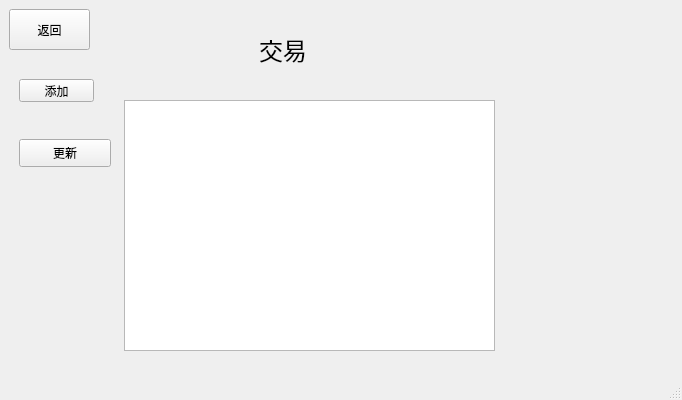
<?xml version="1.0" encoding="UTF-8"?>
<ui version="4.0">
 <class>Login</class>
 <widget class="QMainWindow" name="Login">
  <property name="geometry">
   <rect>
    <x>0</x>
    <y>0</y>
    <width>682</width>
    <height>400</height>
   </rect>
  </property>
  <property name="windowTitle">
   <string>Login</string>
  </property>
  <property name="windowIcon">
   <iconset>
    <normaloff>image/0b0375a9ad8950b6595e12866c4cfe23f7f7e926.png</normaloff>image/0b0375a9ad8950b6595e12866c4cfe23f7f7e926.png</iconset>
  </property>
  <widget class="QWidget" name="centralwidget">
   <layout class="QVBoxLayout" name="verticalLayout">
    <item>
     <widget class="QStackedWidget" name="stackedWidget">
      <property name="currentIndex">
       <number>5</number>
      </property>
      <widget class="QWidget" name="loginpage">
       <widget class="QLabel" name="loginlabel">
        <property name="geometry">
         <rect>
          <x>230</x>
          <y>20</y>
          <width>141</width>
          <height>31</height>
         </rect>
        </property>
        <property name="font">
         <font>
          <family>宋体</family>
          <pointsize>20</pointsize>
          <italic>false</italic>
         </font>
        </property>
        <property name="text">
         <string>&lt;html&gt;&lt;head/&gt;&lt;body&gt;&lt;p align=&quot;center&quot;&gt;&lt;span style=&quot; font-weight:700;&quot;&gt;登录&lt;/span&gt;&lt;/p&gt;&lt;/body&gt;&lt;/html&gt;</string>
        </property>
        <property name="alignment">
         <set>Qt::AlignCenter</set>
        </property>
       </widget>
       <widget class="QLabel" name="loginleft">
        <property name="geometry">
         <rect>
          <x>0</x>
          <y>220</y>
          <width>121</width>
          <height>111</height>
         </rect>
        </property>
        <property name="text">
         <string/>
        </property>
        <property name="scaledContents">
         <bool>true</bool>
        </property>
       </widget>
       <widget class="QLabel" name="loginright">
        <property name="geometry">
         <rect>
          <x>540</x>
          <y>220</y>
          <width>121</width>
          <height>111</height>
         </rect>
        </property>
        <property name="text">
         <string/>
        </property>
        <property name="scaledContents">
         <bool>true</bool>
        </property>
       </widget>
       <widget class="QWidget" name="layoutWidget">
        <property name="geometry">
         <rect>
          <x>150</x>
          <y>80</y>
          <width>321</width>
          <height>101</height>
         </rect>
        </property>
        <layout class="QHBoxLayout" name="horizontalLayout">
         <item>
          <layout class="QVBoxLayout" name="verticalLayout_4">
           <item>
            <widget class="QLabel" name="login_user">
             <property name="font">
              <font>
               <family>楷体</family>
              </font>
             </property>
             <property name="text">
              <string>&lt;html&gt;&lt;head/&gt;&lt;body&gt;&lt;p align=&quot;center&quot;&gt;&lt;span style=&quot; font-size:14pt; font-weight:700;&quot;&gt;用户名&lt;/span&gt;&lt;/p&gt;&lt;/body&gt;&lt;/html&gt;</string>
             </property>
             <property name="textFormat">
              <enum>Qt::AutoText</enum>
             </property>
             <property name="alignment">
              <set>Qt::AlignCenter</set>
             </property>
             <property name="wordWrap">
              <bool>false</bool>
             </property>
            </widget>
           </item>
           <item>
            <widget class="QLabel" name="login_password">
             <property name="font">
              <font>
               <family>楷体</family>
               <pointsize>14</pointsize>
              </font>
             </property>
             <property name="text">
              <string>&lt;html&gt;&lt;head/&gt;&lt;body&gt;&lt;p align=&quot;center&quot;&gt;&lt;span style=&quot; font-weight:700;&quot;&gt;密码&lt;/span&gt;&lt;/p&gt;&lt;/body&gt;&lt;/html&gt;</string>
             </property>
             <property name="alignment">
              <set>Qt::AlignCenter</set>
             </property>
            </widget>
           </item>
          </layout>
         </item>
         <item>
          <layout class="QVBoxLayout" name="verticalLayout_3">
           <item>
            <widget class="QLineEdit" name="userlineEdit">
             <property name="frame">
              <bool>true</bool>
             </property>
             <property name="placeholderText">
              <string>用户名</string>
             </property>
            </widget>
           </item>
           <item>
            <widget class="QLineEdit" name="passwordlineEdit">
             <property name="placeholderText">
              <string>密码</string>
             </property>
            </widget>
           </item>
          </layout>
         </item>
        </layout>
       </widget>
       <widget class="QWidget" name="layoutWidget">
        <property name="geometry">
         <rect>
          <x>160</x>
          <y>220</y>
          <width>311</width>
          <height>71</height>
         </rect>
        </property>
        <layout class="QHBoxLayout" name="horizontalLayout_2">
         <item>
          <widget class="QPushButton" name="loginpushButton">
           <property name="font">
            <font>
             <pointsize>11</pointsize>
            </font>
           </property>
           <property name="text">
            <string>登录</string>
           </property>
           <property name="icon">
            <iconset>
             <normaloff>../../heavens/Pictures/Screenshots/屏幕截图 2024-07-07 145647.png</normaloff>../../heavens/Pictures/Screenshots/屏幕截图 2024-07-07 145647.png</iconset>
           </property>
           <property name="iconSize">
            <size>
             <width>25</width>
             <height>25</height>
            </size>
           </property>
          </widget>
         </item>
         <item>
          <widget class="QPushButton" name="create">
           <property name="font">
            <font>
             <pointsize>11</pointsize>
            </font>
           </property>
           <property name="text">
            <string>注册</string>
           </property>
          </widget>
         </item>
        </layout>
       </widget>
      </widget>
      <widget class="QWidget" name="createpage">
       <widget class="QPushButton" name="confirm">
        <property name="geometry">
         <rect>
          <x>250</x>
          <y>290</y>
          <width>121</width>
          <height>31</height>
         </rect>
        </property>
        <property name="text">
         <string>确认</string>
        </property>
       </widget>
       <widget class="QPushButton" name="createesc">
        <property name="geometry">
         <rect>
          <x>10</x>
          <y>10</y>
          <width>101</width>
          <height>31</height>
         </rect>
        </property>
        <property name="text">
         <string>返回</string>
        </property>
       </widget>
       <widget class="QRadioButton" name="radioButton_2">
        <property name="geometry">
         <rect>
          <x>270</x>
          <y>260</y>
          <width>73</width>
          <height>18</height>
         </rect>
        </property>
        <property name="text">
         <string>显示密码</string>
        </property>
       </widget>
       <widget class="QWidget" name="layoutWidget">
        <property name="geometry">
         <rect>
          <x>170</x>
          <y>60</y>
          <width>291</width>
          <height>191</height>
         </rect>
        </property>
        <layout class="QHBoxLayout" name="horizontalLayout_3">
         <item>
          <layout class="QVBoxLayout" name="verticalLayout_6">
           <item>
            <widget class="QLabel" name="assign_user">
             <property name="text">
              <string>用户名</string>
             </property>
            </widget>
           </item>
           <item>
            <widget class="QLabel" name="assign_password">
             <property name="text">
              <string>密码</string>
             </property>
            </widget>
           </item>
           <item>
            <widget class="QLabel" name="confirm_password">
             <property name="text">
              <string>确认密码</string>
             </property>
            </widget>
           </item>
           <item>
            <widget class="QLabel" name="assign_email">
             <property name="text">
              <string>邮箱</string>
             </property>
            </widget>
           </item>
           <item>
            <widget class="QLabel" name="assign_phonenumber">
             <property name="text">
              <string>联系方式</string>
             </property>
            </widget>
           </item>
          </layout>
         </item>
         <item>
          <layout class="QVBoxLayout" name="verticalLayout_5">
           <item>
            <widget class="QLineEdit" name="user_edit"/>
           </item>
           <item>
            <widget class="QLineEdit" name="assign_password_edit"/>
           </item>
           <item>
            <widget class="QLineEdit" name="confirm_password_edit"/>
           </item>
           <item>
            <widget class="QLineEdit" name="assign_email_edit"/>
           </item>
           <item>
            <widget class="QLineEdit" name="assign_phonenumber_edit"/>
           </item>
          </layout>
         </item>
        </layout>
       </widget>
      </widget>
      <widget class="QWidget" name="messagepage">
       <widget class="QPushButton" name="messageesc">
        <property name="geometry">
         <rect>
          <x>10</x>
          <y>10</y>
          <width>101</width>
          <height>31</height>
         </rect>
        </property>
        <property name="text">
         <string>返回</string>
        </property>
       </widget>
       <widget class="QLabel" name="messagelabel">
        <property name="geometry">
         <rect>
          <x>140</x>
          <y>0</y>
          <width>121</width>
          <height>51</height>
         </rect>
        </property>
        <property name="font">
         <font>
          <pointsize>16</pointsize>
         </font>
        </property>
        <property name="text">
         <string>个人资料</string>
        </property>
       </widget>
       <widget class="QLabel" name="touxiang">
        <property name="geometry">
         <rect>
          <x>260</x>
          <y>10</y>
          <width>100</width>
          <height>100</height>
         </rect>
        </property>
        <property name="sizePolicy">
         <sizepolicy hsizetype="Preferred" vsizetype="Preferred">
          <horstretch>0</horstretch>
          <verstretch>0</verstretch>
         </sizepolicy>
        </property>
        <property name="minimumSize">
         <size>
          <width>100</width>
          <height>100</height>
         </size>
        </property>
        <property name="maximumSize">
         <size>
          <width>100</width>
          <height>100</height>
         </size>
        </property>
        <property name="sizeIncrement">
         <size>
          <width>0</width>
          <height>0</height>
         </size>
        </property>
        <property name="baseSize">
         <size>
          <width>0</width>
          <height>0</height>
         </size>
        </property>
        <property name="styleSheet">
         <string notr="true">QLabel {
					border-radius: 50px;

   					background-color: rgb(64, 65, 66); /* 设置背景颜色 */

}</string>
        </property>
        <property name="lineWidth">
         <number>0</number>
        </property>
        <property name="text">
         <string/>
        </property>
        <property name="scaledContents">
         <bool>true</bool>
        </property>
        <property name="alignment">
         <set>Qt::AlignLeading|Qt::AlignLeft|Qt::AlignTop</set>
        </property>
        <property name="margin">
         <number>0</number>
        </property>
        <property name="indent">
         <number>0</number>
        </property>
       </widget>
       <widget class="QLabel" name="name_1">
        <property name="geometry">
         <rect>
          <x>180</x>
          <y>120</y>
          <width>231</width>
          <height>31</height>
         </rect>
        </property>
        <property name="text">
         <string/>
        </property>
        <property name="alignment">
         <set>Qt::AlignCenter</set>
        </property>
       </widget>
       <widget class="QPushButton" name="editmessage">
        <property name="geometry">
         <rect>
          <x>530</x>
          <y>120</y>
          <width>80</width>
          <height>18</height>
         </rect>
        </property>
        <property name="text">
         <string>编辑个人资料</string>
        </property>
       </widget>
       <widget class="QWidget" name="layoutWidget">
        <property name="geometry">
         <rect>
          <x>190</x>
          <y>180</y>
          <width>341</width>
          <height>131</height>
         </rect>
        </property>
        <layout class="QVBoxLayout" name="verticalLayout_2">
         <item>
          <widget class="QLabel" name="phone">
           <property name="text">
            <string/>
           </property>
          </widget>
         </item>
         <item>
          <widget class="QLabel" name="email">
           <property name="text">
            <string/>
           </property>
          </widget>
         </item>
        </layout>
       </widget>
       <widget class="QWidget" name="layoutWidget">
        <property name="geometry">
         <rect>
          <x>110</x>
          <y>180</y>
          <width>74</width>
          <height>131</height>
         </rect>
        </property>
        <layout class="QVBoxLayout" name="verticalLayout_7">
         <item>
          <widget class="QLabel" name="label_2">
           <property name="font">
            <font>
             <pointsize>11</pointsize>
            </font>
           </property>
           <property name="text">
            <string>联系方式</string>
           </property>
          </widget>
         </item>
         <item>
          <widget class="QLabel" name="label_5">
           <property name="font">
            <font>
             <pointsize>11</pointsize>
            </font>
           </property>
           <property name="text">
            <string>邮箱</string>
           </property>
          </widget>
         </item>
        </layout>
       </widget>
      </widget>
      <widget class="QWidget" name="menupage">
       <widget class="QPushButton" name="messagepushButton">
        <property name="geometry">
         <rect>
          <x>230</x>
          <y>50</y>
          <width>121</width>
          <height>61</height>
         </rect>
        </property>
        <property name="text">
         <string>查看个人资料</string>
        </property>
       </widget>
       <widget class="QPushButton" name="goodspushButton">
        <property name="geometry">
         <rect>
          <x>230</x>
          <y>140</y>
          <width>121</width>
          <height>61</height>
         </rect>
        </property>
        <property name="text">
         <string>库存信息</string>
        </property>
       </widget>
       <widget class="QPushButton" name="tradepushButton">
        <property name="geometry">
         <rect>
          <x>230</x>
          <y>230</y>
          <width>121</width>
          <height>71</height>
         </rect>
        </property>
        <property name="text">
         <string>交易信息</string>
        </property>
       </widget>
       <widget class="QPushButton" name="menuesc">
        <property name="geometry">
         <rect>
          <x>10</x>
          <y>10</y>
          <width>91</width>
          <height>31</height>
         </rect>
        </property>
        <property name="text">
         <string>返回</string>
        </property>
       </widget>
       <widget class="QLabel" name="menulabel">
        <property name="geometry">
         <rect>
          <x>270</x>
          <y>10</y>
          <width>51</width>
          <height>21</height>
         </rect>
        </property>
        <property name="text">
         <string>菜单</string>
        </property>
       </widget>
      </widget>
      <widget class="QWidget" name="goodspage">
       <widget class="QPushButton" name="goodsesc">
        <property name="geometry">
         <rect>
          <x>10</x>
          <y>0</y>
          <width>91</width>
          <height>41</height>
         </rect>
        </property>
        <property name="text">
         <string>返回</string>
        </property>
       </widget>
       <widget class="QLabel" name="goodslabel">
        <property name="geometry">
         <rect>
          <x>240</x>
          <y>0</y>
          <width>71</width>
          <height>61</height>
         </rect>
        </property>
        <property name="font">
         <font>
          <pointsize>16</pointsize>
         </font>
        </property>
        <property name="text">
         <string>库存</string>
        </property>
       </widget>
       <widget class="QTableWidget" name="goodtable">
        <property name="geometry">
         <rect>
          <x>110</x>
          <y>70</y>
          <width>371</width>
          <height>271</height>
         </rect>
        </property>
       </widget>
       <widget class="QPushButton" name="pushButton">
        <property name="geometry">
         <rect>
          <x>10</x>
          <y>70</y>
          <width>93</width>
          <height>28</height>
         </rect>
        </property>
        <property name="text">
         <string>添加</string>
        </property>
       </widget>
       <widget class="QPushButton" name="export_2">
        <property name="geometry">
         <rect>
          <x>20</x>
          <y>120</y>
          <width>75</width>
          <height>23</height>
         </rect>
        </property>
        <property name="text">
         <string>导出至json</string>
        </property>
       </widget>
       <widget class="QPushButton" name="import_2">
        <property name="geometry">
         <rect>
          <x>10</x>
          <y>180</y>
          <width>93</width>
          <height>28</height>
         </rect>
        </property>
        <property name="text">
         <string>导入表格</string>
        </property>
       </widget>
       <widget class="QPushButton" name="pushButton_9">
        <property name="geometry">
         <rect>
          <x>20</x>
          <y>230</y>
          <width>75</width>
          <height>23</height>
         </rect>
        </property>
        <property name="text">
         <string>编辑</string>
        </property>
       </widget>
       <widget class="QPushButton" name="pushButton_11">
        <property name="geometry">
         <rect>
          <x>10</x>
          <y>280</y>
          <width>75</width>
          <height>23</height>
         </rect>
        </property>
        <property name="text">
         <string>查找</string>
        </property>
       </widget>
      </widget>
      <widget class="QWidget" name="tradepage">
       <widget class="QPushButton" name="tradeesc">
        <property name="geometry">
         <rect>
          <x>0</x>
          <y>0</y>
          <width>81</width>
          <height>41</height>
         </rect>
        </property>
        <property name="text">
         <string>返回</string>
        </property>
       </widget>
       <widget class="QLabel" name="tradelabel">
        <property name="geometry">
         <rect>
          <x>250</x>
          <y>10</y>
          <width>71</width>
          <height>61</height>
         </rect>
        </property>
        <property name="font">
         <font>
          <pointsize>18</pointsize>
         </font>
        </property>
        <property name="text">
         <string>交易</string>
        </property>
       </widget>
       <widget class="QTableWidget" name="tradetable">
        <property name="geometry">
         <rect>
          <x>115</x>
          <y>91</y>
          <width>371</width>
          <height>251</height>
         </rect>
        </property>
       </widget>
       <widget class="QPushButton" name="pushButton_6">
        <property name="geometry">
         <rect>
          <x>10</x>
          <y>70</y>
          <width>75</width>
          <height>23</height>
         </rect>
        </property>
        <property name="text">
         <string>添加</string>
        </property>
       </widget>
       <widget class="QPushButton" name="pushButton_14">
        <property name="geometry">
         <rect>
          <x>10</x>
          <y>130</y>
          <width>92</width>
          <height>28</height>
         </rect>
        </property>
        <property name="text">
         <string>更新</string>
        </property>
       </widget>
      </widget>
      <widget class="QWidget" name="page_2">
       <widget class="QPushButton" name="pushButton_4">
        <property name="geometry">
         <rect>
          <x>170</x>
          <y>260</y>
          <width>75</width>
          <height>23</height>
         </rect>
        </property>
        <property name="text">
         <string>确定</string>
        </property>
       </widget>
       <widget class="QPushButton" name="pushButton_5">
        <property name="geometry">
         <rect>
          <x>400</x>
          <y>260</y>
          <width>75</width>
          <height>23</height>
         </rect>
        </property>
        <property name="text">
         <string>取消</string>
        </property>
       </widget>
       <widget class="QLineEdit" name="name_2">
        <property name="geometry">
         <rect>
          <x>260</x>
          <y>30</y>
          <width>113</width>
          <height>21</height>
         </rect>
        </property>
        <property name="text">
         <string>名称</string>
        </property>
       </widget>
       <widget class="QLineEdit" name="amount_2">
        <property name="geometry">
         <rect>
          <x>260</x>
          <y>100</y>
          <width>113</width>
          <height>21</height>
         </rect>
        </property>
        <property name="text">
         <string>数量</string>
        </property>
       </widget>
       <widget class="QLineEdit" name="reason_2">
        <property name="geometry">
         <rect>
          <x>260</x>
          <y>180</y>
          <width>113</width>
          <height>21</height>
         </rect>
        </property>
        <property name="text">
         <string>原因</string>
        </property>
       </widget>
      </widget>
      <widget class="QWidget" name="page">
       <widget class="QPushButton" name="pushButton_2">
        <property name="geometry">
         <rect>
          <x>120</x>
          <y>270</y>
          <width>75</width>
          <height>23</height>
         </rect>
        </property>
        <property name="text">
         <string>确认</string>
        </property>
       </widget>
       <widget class="QPushButton" name="pushButton_3">
        <property name="geometry">
         <rect>
          <x>360</x>
          <y>270</y>
          <width>75</width>
          <height>23</height>
         </rect>
        </property>
        <property name="text">
         <string>取消</string>
        </property>
       </widget>
       <widget class="QLineEdit" name="name">
        <property name="geometry">
         <rect>
          <x>240</x>
          <y>50</y>
          <width>113</width>
          <height>21</height>
         </rect>
        </property>
        <property name="text">
         <string/>
        </property>
       </widget>
       <widget class="QLineEdit" name="price">
        <property name="geometry">
         <rect>
          <x>240</x>
          <y>100</y>
          <width>113</width>
          <height>21</height>
         </rect>
        </property>
        <property name="text">
         <string/>
        </property>
       </widget>
       <widget class="QLineEdit" name="type">
        <property name="geometry">
         <rect>
          <x>240</x>
          <y>150</y>
          <width>113</width>
          <height>21</height>
         </rect>
        </property>
        <property name="text">
         <string/>
        </property>
       </widget>
       <widget class="QLineEdit" name="amount">
        <property name="geometry">
         <rect>
          <x>240</x>
          <y>210</y>
          <width>113</width>
          <height>21</height>
         </rect>
        </property>
        <property name="text">
         <string/>
        </property>
       </widget>
       <widget class="QLabel" name="label_3">
        <property name="geometry">
         <rect>
          <x>260</x>
          <y>20</y>
          <width>53</width>
          <height>15</height>
         </rect>
        </property>
        <property name="text">
         <string>添加商品</string>
        </property>
       </widget>
       <widget class="QLabel" name="label_6">
        <property name="geometry">
         <rect>
          <x>140</x>
          <y>50</y>
          <width>69</width>
          <height>19</height>
         </rect>
        </property>
        <property name="text">
         <string>名称</string>
        </property>
       </widget>
       <widget class="QLabel" name="label_7">
        <property name="geometry">
         <rect>
          <x>140</x>
          <y>100</y>
          <width>69</width>
          <height>19</height>
         </rect>
        </property>
        <property name="text">
         <string>价格</string>
        </property>
       </widget>
       <widget class="QLabel" name="label_8">
        <property name="geometry">
         <rect>
          <x>130</x>
          <y>150</y>
          <width>69</width>
          <height>19</height>
         </rect>
        </property>
        <property name="text">
         <string>类型</string>
        </property>
       </widget>
       <widget class="QLabel" name="label_9">
        <property name="geometry">
         <rect>
          <x>130</x>
          <y>210</y>
          <width>69</width>
          <height>19</height>
         </rect>
        </property>
        <property name="text">
         <string>数量</string>
        </property>
       </widget>
      </widget>
      <widget class="QWidget" name="editpage">
       <widget class="QLabel" name="label">
        <property name="geometry">
         <rect>
          <x>290</x>
          <y>40</y>
          <width>53</width>
          <height>15</height>
         </rect>
        </property>
        <property name="text">
         <string>编辑</string>
        </property>
       </widget>
       <widget class="QLineEdit" name="editgood">
        <property name="geometry">
         <rect>
          <x>240</x>
          <y>80</y>
          <width>113</width>
          <height>21</height>
         </rect>
        </property>
        <property name="text">
         <string/>
        </property>
       </widget>
       <widget class="QLineEdit" name="editprice">
        <property name="geometry">
         <rect>
          <x>240</x>
          <y>150</y>
          <width>113</width>
          <height>21</height>
         </rect>
        </property>
        <property name="text">
         <string/>
        </property>
       </widget>
       <widget class="QLineEdit" name="editamount">
        <property name="geometry">
         <rect>
          <x>240</x>
          <y>230</y>
          <width>113</width>
          <height>21</height>
         </rect>
        </property>
        <property name="text">
         <string/>
        </property>
       </widget>
       <widget class="QPushButton" name="pushButton_7">
        <property name="geometry">
         <rect>
          <x>140</x>
          <y>290</y>
          <width>75</width>
          <height>23</height>
         </rect>
        </property>
        <property name="text">
         <string>修改</string>
        </property>
       </widget>
       <widget class="QPushButton" name="pushButton_8">
        <property name="geometry">
         <rect>
          <x>350</x>
          <y>290</y>
          <width>75</width>
          <height>23</height>
         </rect>
        </property>
        <property name="text">
         <string>返回</string>
        </property>
       </widget>
       <widget class="QPushButton" name="pushButton_10">
        <property name="geometry">
         <rect>
          <x>250</x>
          <y>290</y>
          <width>75</width>
          <height>23</height>
         </rect>
        </property>
        <property name="text">
         <string>删除</string>
        </property>
       </widget>
       <widget class="QLabel" name="label_10">
        <property name="geometry">
         <rect>
          <x>140</x>
          <y>70</y>
          <width>69</width>
          <height>19</height>
         </rect>
        </property>
        <property name="text">
         <string>名称</string>
        </property>
       </widget>
       <widget class="QLabel" name="label_11">
        <property name="geometry">
         <rect>
          <x>150</x>
          <y>150</y>
          <width>69</width>
          <height>19</height>
         </rect>
        </property>
        <property name="text">
         <string>价格</string>
        </property>
       </widget>
       <widget class="QLabel" name="label_12">
        <property name="geometry">
         <rect>
          <x>130</x>
          <y>230</y>
          <width>69</width>
          <height>19</height>
         </rect>
        </property>
        <property name="text">
         <string>数量</string>
        </property>
       </widget>
      </widget>
      <widget class="QWidget" name="findpage">
       <widget class="QLabel" name="label_4">
        <property name="geometry">
         <rect>
          <x>260</x>
          <y>20</y>
          <width>53</width>
          <height>15</height>
         </rect>
        </property>
        <property name="text">
         <string>查找</string>
        </property>
       </widget>
       <widget class="QPushButton" name="pushButton_12">
        <property name="geometry">
         <rect>
          <x>140</x>
          <y>240</y>
          <width>75</width>
          <height>23</height>
         </rect>
        </property>
        <property name="text">
         <string>查找</string>
        </property>
       </widget>
       <widget class="QPushButton" name="pushButton_13">
        <property name="geometry">
         <rect>
          <x>360</x>
          <y>240</y>
          <width>75</width>
          <height>23</height>
         </rect>
        </property>
        <property name="text">
         <string>返回</string>
        </property>
       </widget>
       <widget class="QLineEdit" name="findedit">
        <property name="geometry">
         <rect>
          <x>240</x>
          <y>140</y>
          <width>113</width>
          <height>21</height>
         </rect>
        </property>
        <property name="text">
         <string/>
        </property>
       </widget>
       <widget class="QLabel" name="label_13">
        <property name="geometry">
         <rect>
          <x>110</x>
          <y>140</y>
          <width>69</width>
          <height>19</height>
         </rect>
        </property>
        <property name="text">
         <string>名称</string>
        </property>
       </widget>
      </widget>
      <widget class="QWidget" name="page_3">
       <widget class="QLabel" name="label_14">
        <property name="geometry">
         <rect>
          <x>260</x>
          <y>20</y>
          <width>131</width>
          <height>19</height>
         </rect>
        </property>
        <property name="text">
         <string>添加交易列表</string>
        </property>
       </widget>
       <widget class="QLineEdit" name="lineEditName">
        <property name="geometry">
         <rect>
          <x>300</x>
          <y>150</y>
          <width>113</width>
          <height>25</height>
         </rect>
        </property>
       </widget>
       <widget class="QLineEdit" name="lineEditAmount">
        <property name="geometry">
         <rect>
          <x>420</x>
          <y>150</y>
          <width>113</width>
          <height>25</height>
         </rect>
        </property>
       </widget>
       <widget class="QLabel" name="label_15">
        <property name="geometry">
         <rect>
          <x>220</x>
          <y>150</y>
          <width>69</width>
          <height>19</height>
         </rect>
        </property>
        <property name="text">
         <string>添加商品</string>
        </property>
       </widget>
       <widget class="QPushButton" name="PBAddGood">
        <property name="geometry">
         <rect>
          <x>540</x>
          <y>150</y>
          <width>93</width>
          <height>28</height>
         </rect>
        </property>
        <property name="text">
         <string>增加</string>
        </property>
       </widget>
       <widget class="QPushButton" name="PBConfirm">
        <property name="geometry">
         <rect>
          <x>180</x>
          <y>300</y>
          <width>93</width>
          <height>28</height>
         </rect>
        </property>
        <property name="text">
         <string>确定</string>
        </property>
       </widget>
       <widget class="QPushButton" name="PBCancel">
        <property name="geometry">
         <rect>
          <x>360</x>
          <y>300</y>
          <width>93</width>
          <height>28</height>
         </rect>
        </property>
        <property name="text">
         <string>取消</string>
        </property>
       </widget>
       <widget class="QLineEdit" name="lineEditCustomer">
        <property name="geometry">
         <rect>
          <x>100</x>
          <y>150</y>
          <width>113</width>
          <height>25</height>
         </rect>
        </property>
       </widget>
       <widget class="QLabel" name="label_16">
        <property name="geometry">
         <rect>
          <x>30</x>
          <y>150</y>
          <width>69</width>
          <height>19</height>
         </rect>
        </property>
        <property name="text">
         <string>顾客名称</string>
        </property>
       </widget>
      </widget>
     </widget>
    </item>
   </layout>
  </widget>
  <widget class="QMenuBar" name="menubar">
   <property name="geometry">
    <rect>
     <x>0</x>
     <y>0</y>
     <width>682</width>
     <height>25</height>
    </rect>
   </property>
  </widget>
  <widget class="QStatusBar" name="statusbar"/>
 </widget>
 <resources/>
 <connections/>
</ui>
